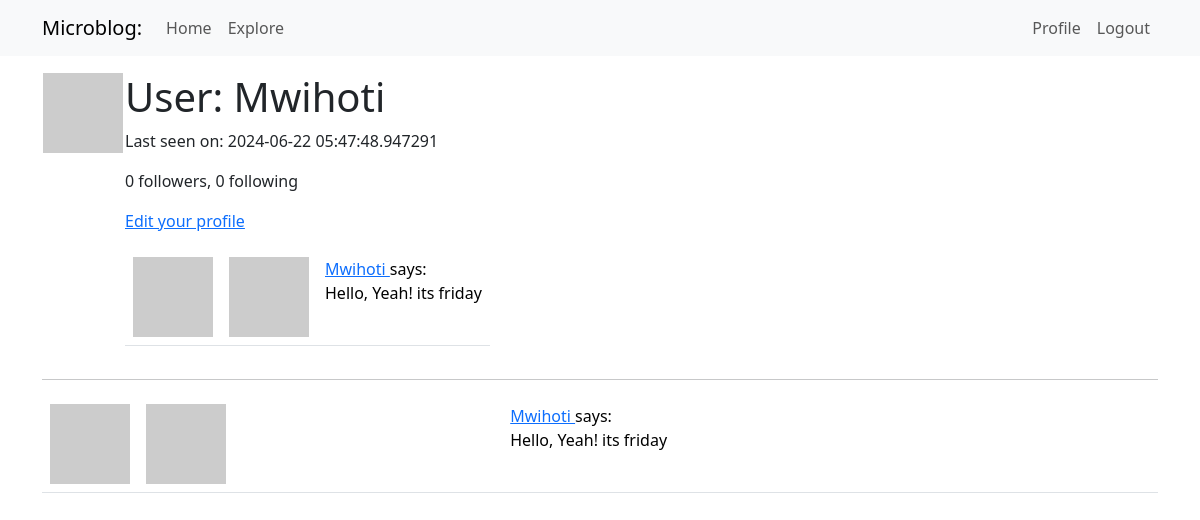
Page /user/Mwihoti (signed in) on the earlier database version.
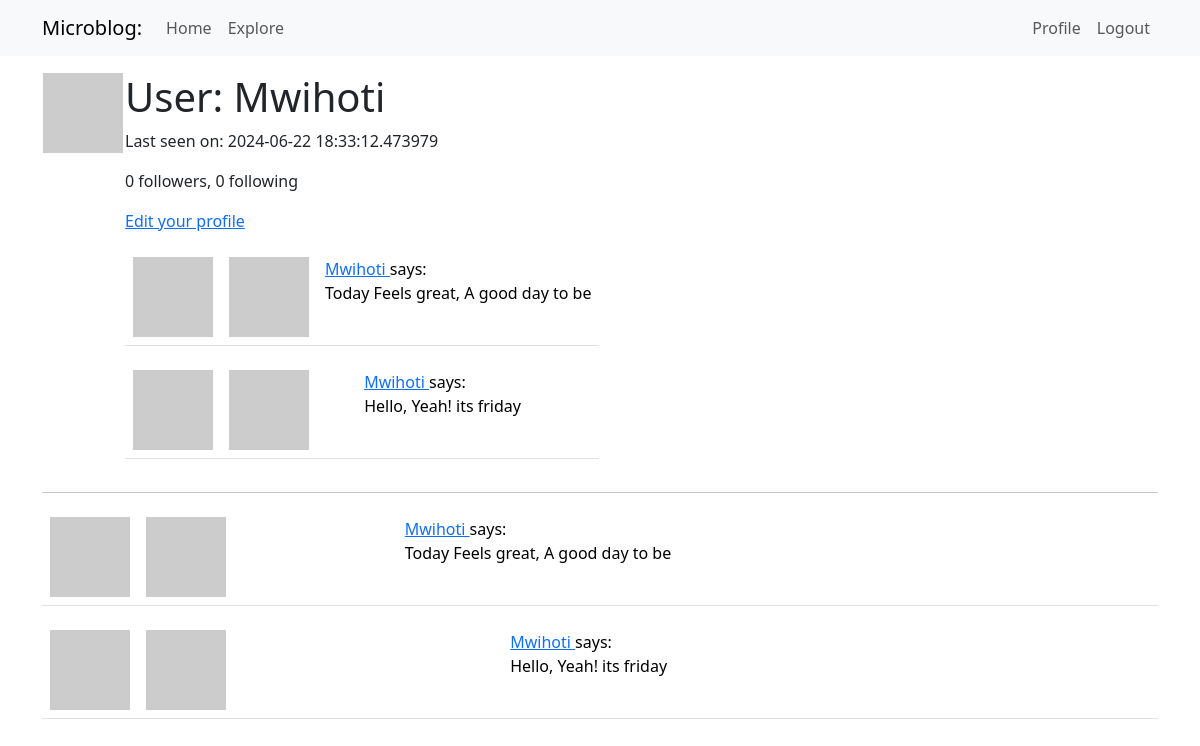
Same page on the later database version.
### app/models.py (models this page shows, shortened)
class User(UserMixin, db.Model):
    id: so.Mapped[int] = so.mapped_column(primary_key=True)
    username: so.Mapped[str] = so.mapped_column(sa.String(64), index=True,
                                                unique=True)
    email: so.Mapped[str] = so.mapped_column(sa.String(120), index=True,
                                             unique=True)
    password_hash: so.Mapped[Optional[str]] = so.mapped_column(sa.String(256))
    about_me: so.Mapped[Optional[str]] = so.mapped_column(sa.String(140))
    last_seen: so.Mapped[Optional[datetime]] = so.mapped_column(
        default=lambda: datetime.now(timezone.utc))
    posts: so.WriteOnlyMapped['Post'] = so.relationship(back_populates='author')
    following: so.WriteOnlyMapped['User'] = so.relationship(
        secondary=followers, primaryjoin=(followers.c.follower_id == id),
        secondaryjoin=(followers.c.followed_id==id),
        back_populates='followers'
    )
    followers: so.WriteOnlyMapped['User'] = so.relationship(
        secondary=followers, primaryjoin=(followers.c.followed_id == id),
        secondaryjoin=(followers.c.follower_id == id),
        back_populates='following'
    )
    def avatar(self, size):
        digest = hashlib.md5(self.email.lower().encode('utf-8')).hexdigest()
        return f'https://www.gravatar.com/avatar/{digest}?d=identicon&s={size}'
    @login.user_loader
    def load_user(id):
        return db.session.get(User, int(id))
    def followers_count(self):
        query = sa.select(sa.func.count()).select_from(
            self.followers.select().subquery())
        return db.session.scalar(query)
    def following_count(self):
        query = sa.select(sa.func.count()).select_from(
            self.following.select().subquery())
        return db.session.scalar(query)

class Post(db.Model):
    id: so.Mapped[int] = so.mapped_column(primary_key=True)
    body: so.Mapped[str] = so.mapped_column(sa.String(140))
    timestamp: so.Mapped[datetime] = so.mapped_column(
        index=True, default=lambda: datetime.now(timezone.utc))
    user_id: so.Mapped[int] = so.mapped_column(sa.ForeignKey('user.id'),
                                               index=True
    )
    author: so.Mapped[User] = so.relationship('User', back_populates='posts')

### app/routes.py (the view)
@app.route('/user/<username>')
@login_required
def user(username):
    user = db.first_or_404(sa.select(User).where(User.username == username))
    page = request.args.get('page', 1, type=int)
    query = user.posts.select().order_by(Post.timestamp.desc())
    posts = db.paginate(query, page=page, per_page=app.config['POSTS_PER_PAGE'],
                        error_out=False)
    next_url = url_for('user', username=user.username, page=posts.next_num) \
        if posts.has_next else None
    prev_url = url_for('user', username=user.username, page=posts.prev_num) \
        if posts.has_prev else None
    form = EmptyForm()
    return render_template('user.html', user=user, posts=posts, form=form, prev_url=prev_url, next_url=next_url)

### app/routes.py (called while the page is built)
@app.before_request
def before_request():
    if current_user.is_authenticated:
        current_user.last_seen = datetime.now(timezone.utc)
        db.session.commit()

### app/templates/user.html (shortened to what this page needs)
{% extends "base.html" %}
{% block content %}
<table>
    <tr valign="top">
        <td><img src="{{ user.avatar(128)}}"></td>
        <td>
            <h1>User: {{user.username }}</h1>
            {% if user.last_seen %}<p>Last seen on: {{ user.last_seen }}</p>{% endif %}
            <p>{{user.followers_count()}} followers, {{ user.following_count()}} following</p>
            {% if user == current_user %}
            <p><a href="{{ url_for('edit_profile') }}">Edit your profile</a></p>
            {% endif %}
            {% for post in posts %}
            {% include '_post.html' %}
        {% endfor %}
        </td>
    </tr>
</table>
<hr>
{% for post in posts %}
{% include '_post.html' %}
{%endfor %}
{% endblock %}

### app/templates/_post.html
<table class="table table-hover">
    <tr >
        <td width="70px">
            <img src="{{post.author.avatar(36) }}"></td>
        <td>
            <a href="{{ url_for('user', username=post.author.username)}}">
                <img src="{{post.author.avatar(70)}}" />
            </a>
            <td>
                <a href="{{ url_for('user', username=post.author.username)}}">
                    {{ post.author.username}}
                </a>
                says: <br> {{post.body}} </td>
            </td>
    </tr>
</table>

Differences in the rows shown:
changed User "Mwihoti": last_seen "2024-06-22 05:47:48.947291" → "2024-06-22 18:33:12.473979"
added Post: author.username "Mwihoti", body "Today Feels great, A good day to be"
